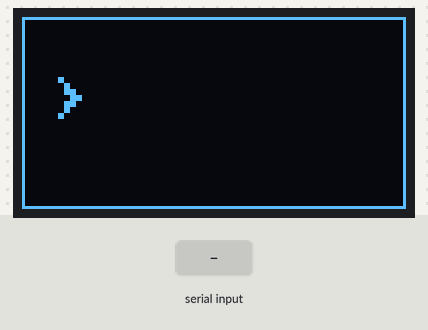
Bench run of a sketch on a simulated ESP32. Parts: 128×64 one-colour display. The inputs (shaded band) are chosen by the test bench.

Above: at 1.2 s.
1.3 s: "s" received over Serial
At 1.6 s:
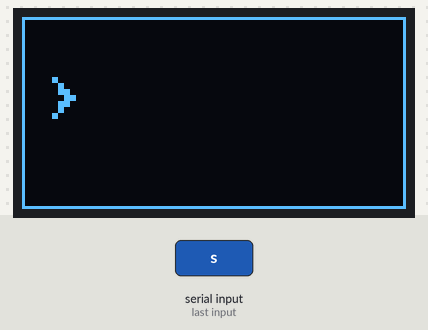
2.8 s: "a" received over Serial
At 3.8 s:
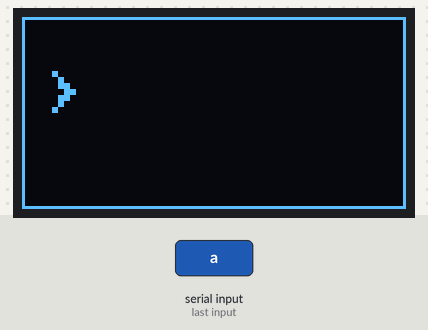
Timing chart, 0 to 5.8 s (numbered marks = the images above; inputs shaded):
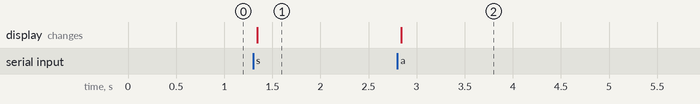

The sketch:

game.ino
```cpp
#include <Wire.h>
#include <Adafruit_GFX.h>
#include <Adafruit_SSD1306.h>

#define SCREEN_WIDTH 128
#define SCREEN_HEIGHT 64
Adafruit_SSD1306 display(SCREEN_WIDTH, SCREEN_HEIGHT, &Wire, -1);

// bool DEBUG=false;
class CollisionShape;
class Vector2;
class Layer;

class Vector2{
    public:
        float x;
        float y;
        Vector2() : x(0), y(0) {}
        Vector2(float x_, float y_){
            x=x_;
            y=y_;
        }
};

class Layer{
    public:
        const char* alias;
        CollisionShape* members[10] = {};

        Layer() : alias(nullptr) {}

        Layer(const char* alias_){
            memset(members, 0, sizeof(members));
            alias = alias_;
        }

        void addCollision(CollisionShape* collision){
            int i=0;
            for(CollisionShape* member : members){
                if(member==nullptr){
                    members[i]=collision;
                    return;
                }
                i++;
            }
        }
};

class Shape {
public:
    Vector2 position;
    int w, h;
    // bool invertedCollisions=false;
    // virtual ~Shape() {}
    bool show=true;
    virtual void draw()=0;
};

class CollisionShape: public Shape{
    public:
        bool show=false;
        bool invertedCollisions=false;
        Layer* objectLayers[5];
        Layer* accesLayers[5];

        Vector2 offset;

        template<int O, int A>
        CollisionShape(Layer* (&objectLayers_)[O], Layer* (&accesLayers_)[A]){
            memset(objectLayers, 0, sizeof(objectLayers));
            memset(accesLayers, 0, sizeof(accesLayers));

            for (int i = 0; i < O && i < 5; i++) {
                objectLayers[i] = objectLayers_[i];
            }
            for (int i = 0; i < A && i < 5; i++) {
                accesLayers[i] = accesLayers_[i];
            }
        }
        template<int O, int A>
        CollisionShape(float oX_, float oY_, int w_, int h_, Layer* (&objectLayers_)[O], Layer* (&accesLayers_)[A]){
            memset(objectLayers, 0, sizeof(objectLayers));
            memset(accesLayers, 0, sizeof(accesLayers));

            offset.x = oX_;
            offset.y = oY_;
            w = w_;
            h = h_;
            for (int i = 0; i < O && i < 5; i++) {
                objectLayers[i] = objectLayers_[i];
            }
            for (int i = 0; i < A && i < 5; i++) {
                accesLayers[i] = accesLayers_[i];
            }
        }
        void draw(){
            // drawable = !drawable;
            if(show){
                display.drawRect(position.x, position.y, w, h, SSD1306_WHITE);
            }
        }

        bool checkCollision(float x1, float y1, int w1, int h1,
                    float x2, float y2, int w2, int h2,
                    bool inverted) {
            if(!inverted){
                return !(x1+w1 < x2 || x1 > x2+w2 || y1+h1 < y2 || y1 > y2+h2);
            } else {
                // spaceship (x1,y1,w1,h1) must stay INSIDE border (x2,y2,w2,h2)
                return !(x1 >= x2 &&
                        y1 >= y2 &&
                        x1+w1 <= x2+w2 &&
                        y1+h1 <= y2+h2);
            }
        }
};

class MovingShape: public Shape{
    public:
        char* name;

        CollisionShape* collisions[5]={};
        CollisionShape* coliding[5]={};

        // virtual ~MovingShape(){}
        virtual void draw(){}
        void attachCollisions(){
            for(CollisionShape* coll : collisions){
                if(coll == nullptr) break;
                coll->position.x = position.x + coll->offset.x;
                coll->position.y = position.y + coll->offset.y;
            }
        }
        void checkCollisions(){
            memset(coliding, 0, sizeof(coliding));
            for(CollisionShape* coll : collisions){
                if(coll == nullptr) break;
                // coll->checkLayer(Layer *layer)
                for(Layer* accesLayer : coll->accesLayers){
                    if(accesLayer == nullptr) break;
                    int i=0;
                    for(CollisionShape* collAcces : accesLayer->members){
                        if(collAcces == nullptr) break;
                        if(collAcces == coll) continue; // ✓ skip self
                        bool collisionOutput = coll->checkCollision(
                                coll->position.x, coll->position.y, coll->w, coll->h,
                                collAcces->position.x, collAcces->position.y, collAcces->w, collAcces->h,
                                collAcces->invertedCollisions  // ✓ pass the flag from the OTHER shape
                        );
                        if(collisionOutput){
                            coliding[i]=collAcces;
                            // Serial.print(name);
                            // Serial.print(F(" coliding with "));
                            // Serial.println((int)collAcces);
                        }
                        i++;
                    }
                }
            }
        }
        bool move(float xInput, float yInput, float dt) {
            xInput *= dt;
            yInput *= dt;
            position.x += xInput;
            position.y += yInput;
            attachCollisions();
            checkCollisions();
            if (coliding[0]==nullptr) {
                return true;
            }else{
                position.x -= xInput;
                position.y -= yInput;
                attachCollisions();
            }
            return false;
        }
};

class RectShape: public MovingShape{
    public:

        template<int C>
        RectShape(char* name_, float x_, float y_, int w_, int h_, CollisionShape* (&collisions_)[C]){
            memset(collisions, 0, sizeof(collisions));
            memset(coliding, 0, sizeof(coliding));

            name=name_;
            position.x = x_;
            position.y = y_;
            w = w_;
            h = h_;
            for (int i = 0; i < C && i < 5; i++) {
                collisions[i] = collisions_[i];
                CollisionShape* collision = collisions_[i];
                for(Layer* layer : collision->objectLayers){
                    if(layer == nullptr) break; // ✓
                    layer->addCollision(collision);
                }
            }
        }
        void draw(){
            if(show){
                display.drawRect(position.x, position.y, w, h, SSD1306_WHITE);
            }
        }
};

class Ascii: public MovingShape{
    char letters[4];

    public:
        template<int C>
        Ascii(char* name_, float x_, float y_, CollisionShape* (&collisions_)[C], char letters_[4]) {
            memset(collisions, 0, sizeof(collisions));   // ← add this
            memset(coliding, 0, sizeof(coliding));        // ← and this

            name = name_;
            position.x = x_;
            position.y = y_;
            Shape::w = 10;
            Shape::h = 16;
            strcpy(letters, letters_);

            for (int i = 0; i < C && i < 5; i++) {      // ← and this block
                collisions[i] = collisions_[i];
                for (Layer* layer : collisions_[i]->objectLayers) {
                    if (layer == nullptr) break;
                    layer->addCollision(collisions_[i]);
                }
            }
        }
        // void splitWith(char input[], char splitter, int howMany, char* parts[]) {
        //     static char copy[50];        // static so pointers stay valid after return
        //     strcpy(copy, input);

        //     char delim[2] = { splitter, '\0' };
        //     char* token = strtok(copy, delim);
        //     int i = 0;

        //     while (token != nullptr && i < howMany) {
        //         parts[i++] = token;
        //         token = strtok(nullptr, delim);
        //     }
        // }
        // void draw(){
        //     if(show){
        //         display.setTextColor(SSD1306_WHITE);
        //         char* parts[2];
        //         splitWith(letters, '|', 2, parts);
        //         display.setCursor(position.x,position.y);
        //         display.print(parts[0]);
        //         display.setCursor(position.x,position.y);
        //         display.print(parts[1]);
        //     }
        // }
        void draw(){
            if(show){
                display.setTextColor(SSD1306_WHITE);

                // char* sep = strchr(letters, '|');  // find the '|'
                // if(sep == nullptr) return;

                // *sep = '\0';                        // temporarily split the string
                display.setCursor(position.x, position.y);
                display.print(letters[0]);             // print first part
                display.setCursor(position.x, position.y);
                display.print(letters[2]);            // print second part
                // *sep = '|';                         // restore
            }
        }
};

class Spaceship: public Ascii{
    public:
        template<int C>
        Spaceship(char* name_, float x_, float y_, CollisionShape* (&collisions_)[C], char letters_[4])
            : Ascii(name_, x_, y_, collisions_, letters_)   // call base constructor
        {}
        void shoot(){
            Serial.println(F("PEW!"));
        }
};
// char* objectLetters[] = {
//     ">|}"//,  //starship fast
//     // "I|>",  //staarship slow
//     // "=|>",
//     // "^|=",   //ufo
//     // "A|_"   //bullet
// };
char* spaceshipAscii=">|}";

unsigned long previousTime = 0;

   // col1R2.draw();


// Layers
    Layer phisics("phisics");
    // Layer enemy(2,"enemy",0);

    Layer* phisicsLayerPreset[1]{&phisics}; // only phisics
    Layer* noLayerPreset[1] = {nullptr}; // no layer

// Collisions
    // CollisionShape col1R1(0,0,20,20,phisicsLayerPreset,phisicsLayerPreset);
    // CollisionShape* r1Colls[1]{&col1R1};

    CollisionShape borderColl_1(0,0,128,64,phisicsLayerPreset,noLayerPreset);
    CollisionShape* borderColls[1]{&borderColl_1};

    CollisionShape spaceshipColl_1(0,0,10,14,phisicsLayerPreset,phisicsLayerPreset);
    CollisionShape* spaceshipColls[1]{&spaceshipColl_1};

// Objects
    // RectShape r1("big",5,35,20,20,r1Colls);
    RectShape border("border",0,0,128,64,borderColls);
    Spaceship spaceship("spaceship",10,20,spaceshipColls,spaceshipAscii);

//adding r1.collisionsList[j].col1ObjectLayers[i] to its layers
void drawOnScreen(){
    // r1.draw();
    // col1R1.draw();
    // r2.draw();
    border.draw();
    spaceship.draw();
    // spaceshipColl_1.draw();
}
void setupCollisions(){
    // col1R1.drawable=true;
    border.show=true;
    // spaceshipColl_1.show=true;
    // r1.attachCollisions();
    // r2.attachCollisions();

    borderColl_1.invertedCollisions=true;
    border.attachCollisions();
    spaceship.attachCollisions();
}

void setup() {
    Wire.begin(8,9); // SDA=8, SCL=9
    randomSeed(analogRead(A0));
    Serial.begin(115200);
    // Serial.println(freeMemory());
    if (!display.begin(SSD1306_SWITCHCAPVCC, 0x3C)) {
            Serial.println(F("OLED not found"));
            for (;;);
        }
    display.setTextColor(SSD1306_WHITE);//SSD1306_INVERSE
    display.setTextSize(2);

    previousTime = millis();

    setupCollisions();
    // Serial.println(freeMemory());
}
// extern int __heap_start, *__brkval;

// int freeMemory() {
//     int v;
//     return (int)&v - (__brkval == 0 ? (int)&__heap_start : (int)__brkval);
// }

//In loop variables
    unsigned long lastShotTime = 0;
    const int shootCooldown = 400; // ms

void loop() {
    unsigned long now = millis();
    float dt = (now - previousTime) / 1000.0f;
    previousTime = now;

    display.clearDisplay();

    char input;
    while (Serial.available() > 0) {
        char input = Serial.read();
        switch (input) {
            case 's': spaceship.move(-50, 0, dt); break;
            case 'w': spaceship.move(50, 0, dt);  break;
            case 'a': spaceship.move(0, -50, dt); break;
            case 'd': spaceship.move(0, 50, dt);  break;
            case ' ':
                if (millis() - lastShotTime > shootCooldown) {
                    spaceship.shoot();
                    lastShotTime = millis();
                }
                break;
        }
    }

    drawOnScreen();
    display.display();

    // delay(100);
}
```

Measured:
- after the input at 1.3 s, the display: changes at once (image 1)
- after the input at 2.8 s, the display: changes at once (image 2)
